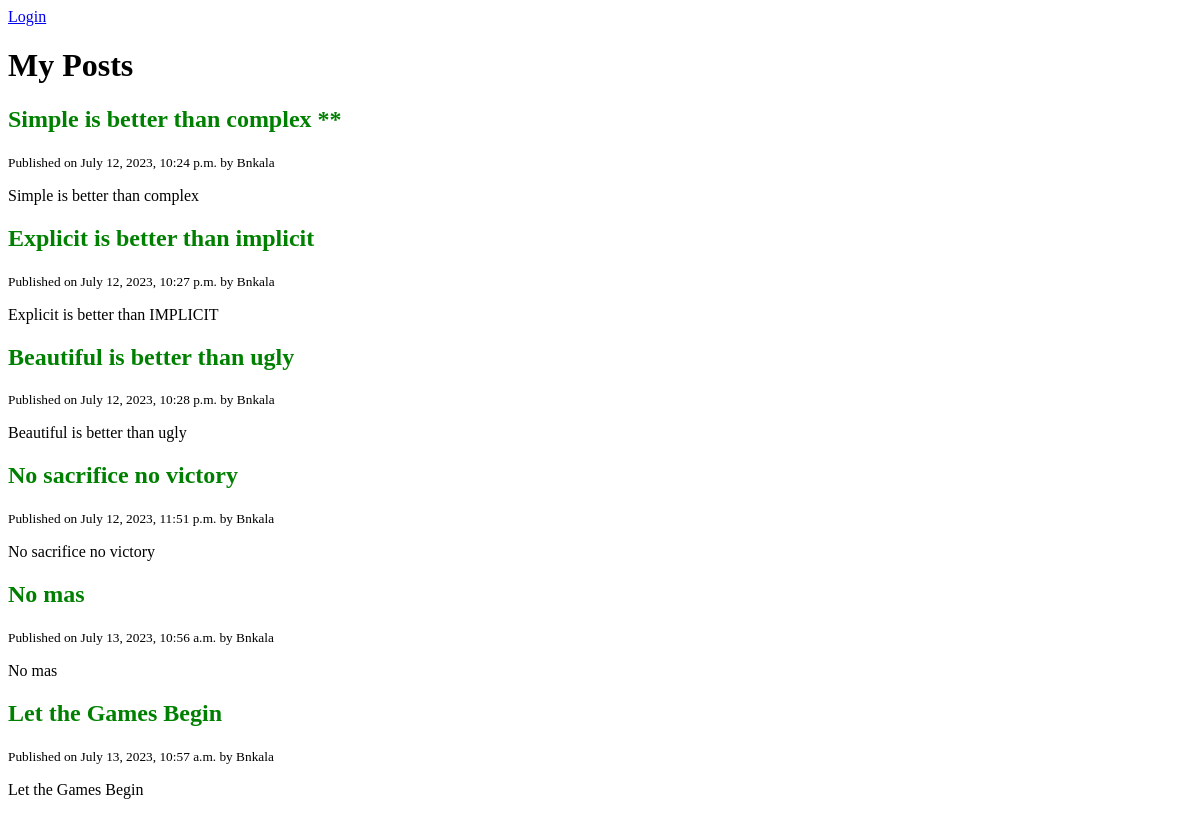
/, run on an earlier commit of the app's database.
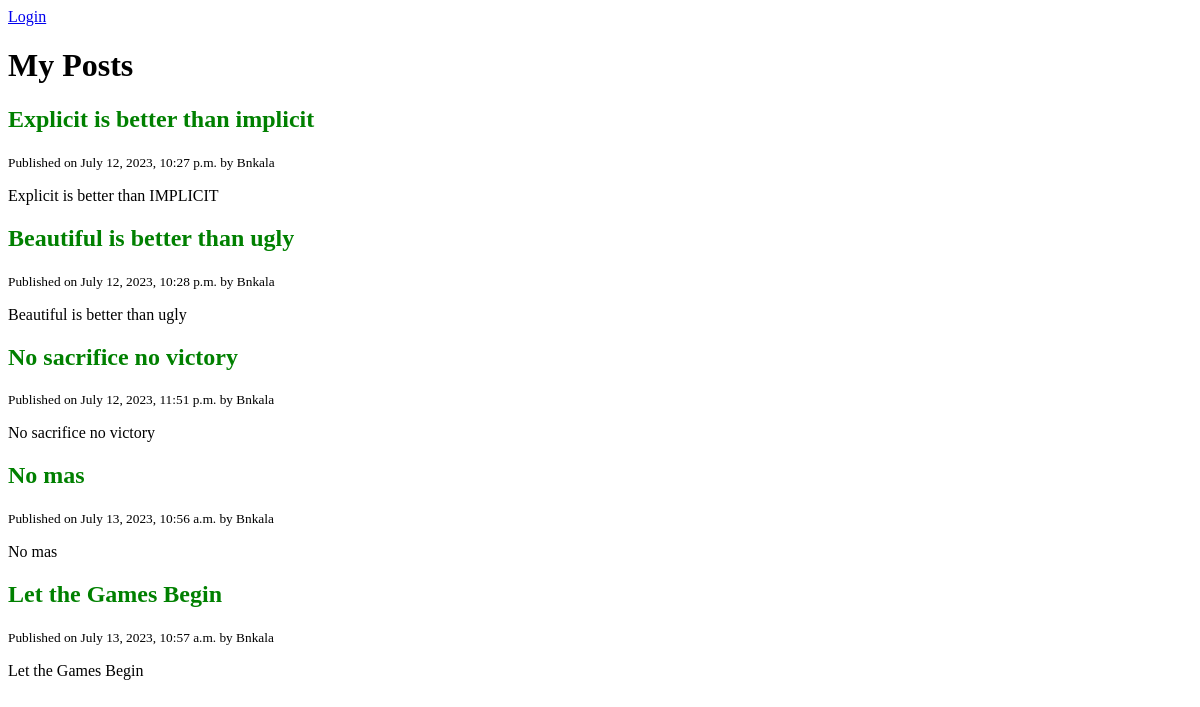
And on a later commit of the database.
### blog/models.py (models this page shows, shortened)
class Post(models.Model):
    title = models.CharField(max_length=120)
    content = models.TextField()
    published_at = models.DateTimeField(default=timezone.now)
    author = models.ForeignKey(User, on_delete=models.CASCADE)

### blog/views.py (the view)
# urls.py: path('',views.home, name='posts'),
def home(request):
    posts = Post.objects.all()
    context ={'posts':posts}
    return render(request,'blog/home.html', context)

### blog/templates/blog/home.html (shortened to what this page needs)
        {% extends 'base.html' %}
        {% block content %}
        <h1>My Posts</h1>
            {% for post in posts %}
            <h2>{{ post.title }}</h2>
            <small>Published on {{ post.published_at }} by {{ post.author | title}}</small>
            <p> {{ post.content}} </p>
            {% endfor %}
        {% endblock content %}

### templates/base.html (shortened to what this page needs)
{% load static %}
<!DOCTYPE html>
<html lang="en">
    <head>
        <link rel="stylesheet" href="{% static 'css/style.css' %}"/>
    </head>
    <body>
        <header>
            {% if request.user.is_authenticated %}
                <span>Hi {{ reques.user.username}}</span>
                <a href="{% url 'logout' %}">Logout</a>
            {% else %}
                <a href="{% url 'login' %}">Login</a>
            {% endif %}
        </header>
        <main>
        {% block content %}
        {% endblock %}
        </main>
    </body>
</html>

### static/css/style.css (style rules this page uses)
h2 { color:green }

What changed in the data, as far as the page shows it:
removed Post: title "Simple is better than complex **", published_at "July 12, 2023, 10:24 p.m.", author "Bnkala", content "Simple is better than complex"
